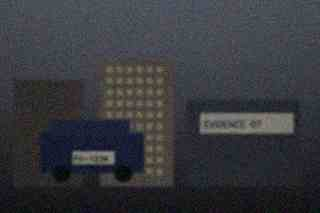
#> input picture samples/sample_cctv.jpg, 320 x 213 px
$ python -i enhance.py   (imports and definitions only)
#> lines starting #> are read from the running program, lines starting #| are printed output that depends on the picture; after the words box and inside, x2 and y2 are one past the last pixel; in counts of white or black regions, pixels touching at a corner belong together
"""Classical tone, colour, denoise and dehaze operators.

All functions take and return ``HxWx3`` ``float32`` RGB arrays in ``[0, 1]``.
"""

from __future__ import annotations

import logging

import cv2
import numpy as np

logger = logging.getLogger(__name__)

__all__ = [
    "clahe",
    "gamma_correct",
    "auto_levels",
    "nlm_denoise",
    "bilateral_denoise",
    "dark_channel_dehaze",
    "jpeg_deblock",
    "lanczos_resize",
]


# --------------------------------------------------------------------------- #
# Tone
# --------------------------------------------------------------------------- #

# [160 lines left out: functions clahe, gamma_correct, auto_levels, nlm_denoise, bilateral_denoise, jpeg_deblock, not called in this run]


# --------------------------------------------------------------------------- #
# Dehaze
# --------------------------------------------------------------------------- #

def dark_channel_dehaze(
    image: np.ndarray,
    omega: float = 0.90,
    patch: int = 15,
    t_min: float = 0.12,
    guided_radius: int = 40,
    guided_epsilon: float = 1e-3,
) -> np.ndarray:
    """Single-image dehazing via the dark channel prior.

    Estimates the airlight and a transmission map, refines the map with a
    guided filter, then inverts the atmospheric scattering model
    ``I = J*t + A*(1-t)`` for the scene radiance ``J``.

    Args:
        image: ``HxWx3`` RGB float array in ``[0, 1]``.
        omega: Fraction of haze removed; below 1 keeps some aerial perspective.
        patch: Dark-channel minimum-filter window.
        t_min: Transmission floor, which bounds noise amplification in the
            densest regions.
        guided_radius: Guided-filter radius used to refine transmission.
        guided_epsilon: Guided-filter regularisation.

    Reference:
        He, Sun & Tang, CVPR 2009.
    """
#> called with omega = 0.9, patch = 15, t_min = 0.12, guided_radius = 40, guided_epsilon = 0.001
    rgb = np.clip(image, 0.0, 1.0).astype(np.float32)
    size = max(3, int(patch) | 1)
    kernel = cv2.getStructuringElement(cv2.MORPH_RECT, (size, size))

    dark = cv2.erode(np.min(rgb, axis=2), kernel)
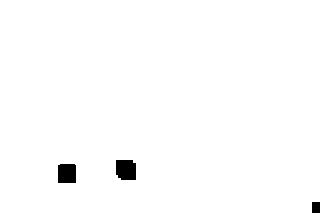
#> dark: shape (213, 320) float32; values 0 (black) and 1 (white), 98.8% white; 3 black regions, box (x1, y1, x2, y2) and area: (116, 160, 136, 180) 375, (58, 164, 76, 183) 339, (312, 202, 320, 213) 88

    # Airlight: brightest pixel among the top 0.1% of the dark channel.
    flat = dark.ravel()
    count = max(1, int(flat.size * 0.001))
#> count = 68
    indices = np.argpartition(flat, -count)[-count:]
#> indices = 68 values, max 34079 at index 67, min 22632 at index 1, mean 22894.9
    candidates = rgb.reshape(-1, 3)[indices]
#> candidates = 68 rows, first 8: [1, 1, 1], [1, 1, 1], [1, 1, 1], [1, 1, 1], [1, 1, 1], [1, 1, 1], [1, 1, 1], [1, 1, 1]
    airlight = candidates[
        int(np.argmax(candidates @ np.array([0.299, 0.587, 0.114], np.float32)))
    ]
#> airlight = [1, 1, 1]
    airlight = np.maximum(airlight, 0.05).astype(np.float32)

    normalised = np.clip(rgb / airlight[None, None, :], 0.0, 3.0)
    transmission = 1.0 - float(np.clip(omega, 0.05, 1.0)) * cv2.erode(
        np.min(normalised, axis=2), kernel
    )

    guide = cv2.cvtColor(rgb, cv2.COLOR_RGB2GRAY)
    transmission = _guided_filter(
        guide, transmission, int(max(1, guided_radius)), float(guided_epsilon)
    )
    transmission = np.clip(transmission, float(np.clip(t_min, 0.02, 0.9)), 1.0)

    recovered = (rgb - airlight[None, None, :]) / transmission[
        ..., None
    ] + airlight[None, None, :]
    return np.clip(recovered, 0.0, 1.0).astype(np.float32)


def _guided_filter(
    guide: np.ndarray, source: np.ndarray, radius: int, epsilon: float
) -> np.ndarray:
    """Single-channel guided filter (He, Sun & Tang, ECCV 2010)."""
#> called with radius = 40, epsilon = 0.001
    window = (2 * radius + 1, 2 * radius + 1)
    mean_guide = cv2.blur(guide, window)
    mean_source = cv2.blur(source, window)
    mean_product = cv2.blur(guide * source, window)
    covariance = mean_product - mean_guide * mean_source
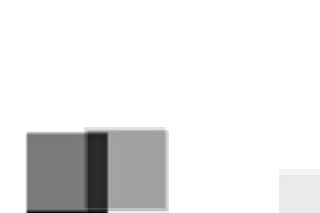
#> covariance: shape (213, 320) float32; min -0.000959, max 0, mean -8.28e-05; drawn with min black and max white

    mean_guide_sq = cv2.blur(guide * guide, window)
    variance = mean_guide_sq - mean_guide * mean_guide
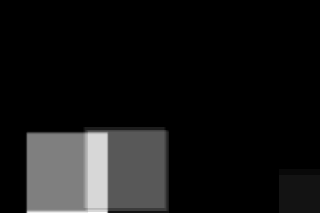
#> variance: shape (213, 320) float32; min 0, max 0.000353, mean 2.97e-05; drawn with min black and max white

    a = covariance / (variance + epsilon)
    b = mean_source - a * mean_guide
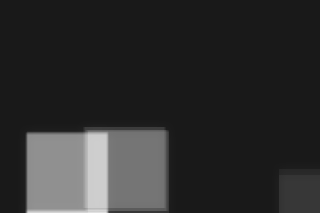
#> b: shape (213, 320) float32; min 0.1, max 0.884, mean 0.181

    mean_a = cv2.blur(a, window)
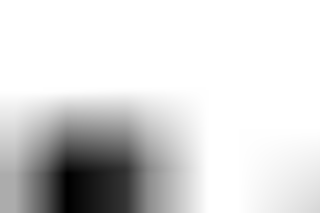
#> mean_a: shape (213, 320) float32; min -0.481, max 0, mean -0.0702; drawn with min black and max white
    mean_b = cv2.blur(b, window)
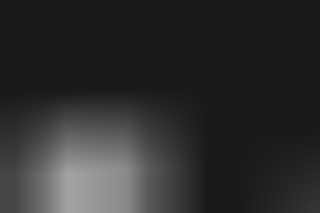
#> mean_b: shape (213, 320) float32; min 0.1, max 0.639, mean 0.181
    return (mean_a * guide + mean_b).astype(np.float32)
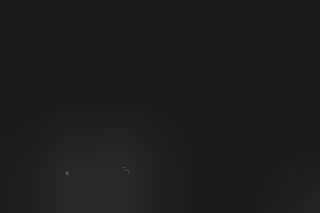
#> returned value: shape (213, 320) float32; min 0.1, max 0.355, mean 0.111


# --------------------------------------------------------------------------- #
# Resampling
# --------------------------------------------------------------------------- #

# [19 lines left out: function lanczos_resize, not called in this run]

>>> import cv2
>>> picture = cv2.cvtColor(cv2.imread('../../samples/sample_cctv.jpg'), cv2.COLOR_BGR2RGB)
>>> result = dark_channel_dehaze(picture)
